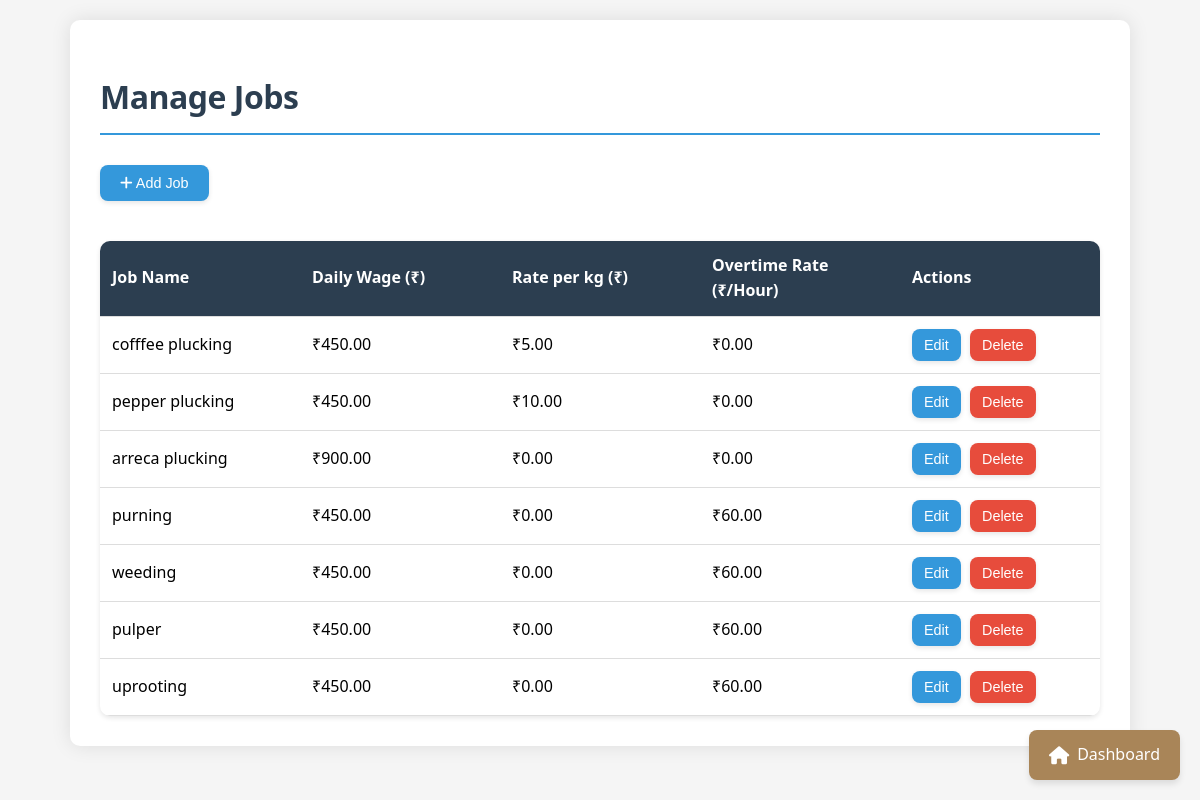
The app's page /job.php (signed in) with its own data.
### tables this page shows
CREATE TABLE `jobs` (
  `id` int NOT NULL AUTO_INCREMENT,
  `user_id` int NOT NULL,
  `job_name` varchar(255) NOT NULL,
  `daily_wage` decimal(10,2) NOT NULL DEFAULT '0.00',
  `per_kg_rate` decimal(10,2) NOT NULL DEFAULT '0.00',
  `overtime_hourly_rate` decimal(10,2) NOT NULL DEFAULT '0.00',
  PRIMARY KEY (`id`),
  KEY `user_id` (`user_id`),
  CONSTRAINT `jobs_ibfk_1` FOREIGN KEY (`user_id`) REFERENCES `users` (`id`) ON DELETE CASCADE
);

### job.php (the view, shortened to what this page needs)
<?php
require 'db.php';
$user_id = $_SESSION['user_id'];
$sql = "SELECT * FROM jobs WHERE user_id = ?";
$stmt = $conn->prepare($sql);
$stmt->bind_param("i", $user_id);
$stmt->execute();
$result = $stmt->get_result();
?>
<!DOCTYPE html>
<html lang="en">
<head>
<link rel="stylesheet" href="https://cdnjs.cloudflare.com/ajax/libs/font-awesome/6.0.0/css/all.min.css">
 <link rel="stylesheet" href="css/job.css">
</head>
<body>
<div class="container">
<h1>Manage Jobs</h1>
 <button class="add-job-btn" onclick="openModal()">
<i class="fas fa-plus"></i> Add Job
 </button>
<table class="jobs-table">
<thead>
<tr>
 <th>Job Name</th>
 <th>Daily Wage (₹)</th>
<th>Rate per kg (₹)</th>
                        <th>Overtime Rate (₹/Hour)</th>
<th>Actions</th>
 </tr>
</thead>
 <tbody id="jobsTableBody">
 <?php while ($row = $result->fetch_assoc()): ?>
 <tr>
<td><?php echo htmlspecialchars($row['job_name']); ?></td>
<td>₹<?php echo number_format($row['daily_wage'], 2); ?></td>
<td>₹<?php echo number_format($row['per_kg_rate'], 2); ?></td>
                            <td>₹<?php echo number_format($row['overtime_hourly_rate'], 2); ?></td>
 <td class="action-buttons">
 <button class="edit-btn" onclick="editJob(<?php echo $row['id']; ?>, '<?php echo htmlspecialchars($row['job_name']); ?>', '<?php echo $row['daily_wage']; ?>', '<?php echo $row['per_kg_rate']; ?>', '<?php echo $row['overtime_hourly_rate']; ?>')">Edit</button>
 <button class="delete-btn" onclick="deleteJob(<?php echo $row['id']; ?>)">Delete</button>
</td>
 </tr>
 <?php endwhile; ?>
</tbody>
 </table>
 </div>
 <a href="dashboard.php" class="dashboard-button">
        <i class="fas fa-home"></i> Dashboard
    </a>
</body>
</html>

### css/job.css (style rules this page uses)
body { font-family: 'Segoe UI', Tahoma, Geneva, Verdana, sans-serif; margin: 20px; background-color: #f5f5f5; line-height: 1.6; }
.container { max-width: 1000px; margin: 0 auto; background: white; padding: 30px; border-radius: 10px; box-shadow: 0 0 20px rgba(0, 0, 0, 0.1); }
h1 { color: #2c3e50; margin-bottom: 30px; border-bottom: 2px solid #3498db; padding-bottom: 10px; font-size: 2em; letter-spacing: -0.5px; }
.add-job-btn { display: inline-block; margin-bottom: 20px; padding: 10px 20px; background-color: #3498db; color: white; text-decoration: none; border: none; border-radius: 8px; font-size: 0.9em; cursor: pointer; transition: background-color 0.3s, transform 0.2s, box-shadow 0.3s; box-shadow: 0 2px 5px rgba(0, 0, 0, 0.1); }
.jobs-table { width: 100%; border-collapse: collapse; margin-top: 20px; border-radius: 10px; overflow: hidden; table-layout: fixed; box-shadow: 0 2px 5px rgba(0, 0, 0, 0.1); }
.jobs-table th, .jobs-table td { padding: 12px; text-align: left; border-bottom: 1px solid #ddd; }
.jobs-table th { background-color: #2c3e50; color: white; font-weight: 600; }
.edit-btn, .delete-btn { padding: 8px 12px; border-radius: 8px; font-size: 0.9em; cursor: pointer; transition: background-color 0.3s, transform 0.2s, box-shadow 0.3s; box-shadow: 0 2px 5px rgba(0, 0, 0, 0.1); border: none; margin-right: 5px; }
.edit-btn { background-color: #3498db; color: white; }
.delete-btn { background-color: #e74c3c; color: white; }
.dashboard-button { display: flex; align-items: center; justify-content: center; position: fixed; bottom: 20px; right: 20px; background-color: #a98558; color: white; padding: 12px 20px; border-radius: 8px; text-decoration: none; font-size: 16px; font-weight: 500; box-shadow: 0 4px 6px rgba(0, 0, 0, 0.1); z-index: 1000; transition: background-color 0.3s ease, transform 0.2s ease, box-shadow 0.3s ease; border: none; cursor: pointer; }
.dashboard-button i { margin-right: 8px; font-size: 18px; }

### records on screen
jobs: job_name "cofffee plucking", daily_wage "450.00", per_kg_rate "5.00", overtime_hourly_rate "0.00"
jobs: job_name "pepper plucking", daily_wage "450.00", per_kg_rate "10.00", overtime_hourly_rate "0.00"
jobs: job_name "arreca plucking", daily_wage "900.00", per_kg_rate "0.00", overtime_hourly_rate "0.00"
jobs: job_name "purning", daily_wage "450.00", per_kg_rate "0.00", overtime_hourly_rate "60.00"
jobs: job_name "weeding", daily_wage "450.00", per_kg_rate "0.00", overtime_hourly_rate "60.00"
jobs: job_name "pulper", daily_wage "450.00", per_kg_rate "0.00", overtime_hourly_rate "60.00"
jobs: job_name "uprooting", daily_wage "450.00", per_kg_rate "0.00", overtime_hourly_rate "60.00"
